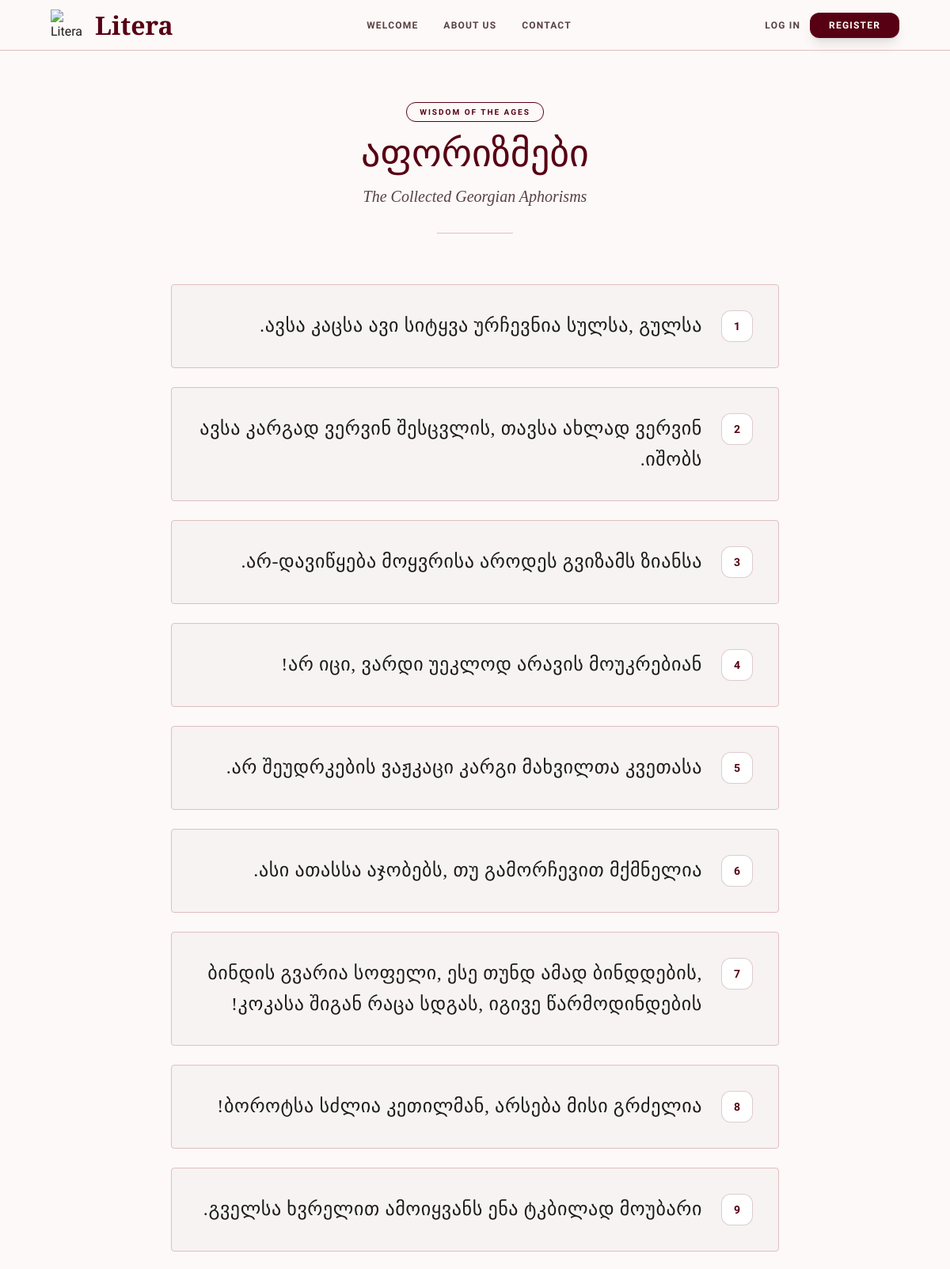
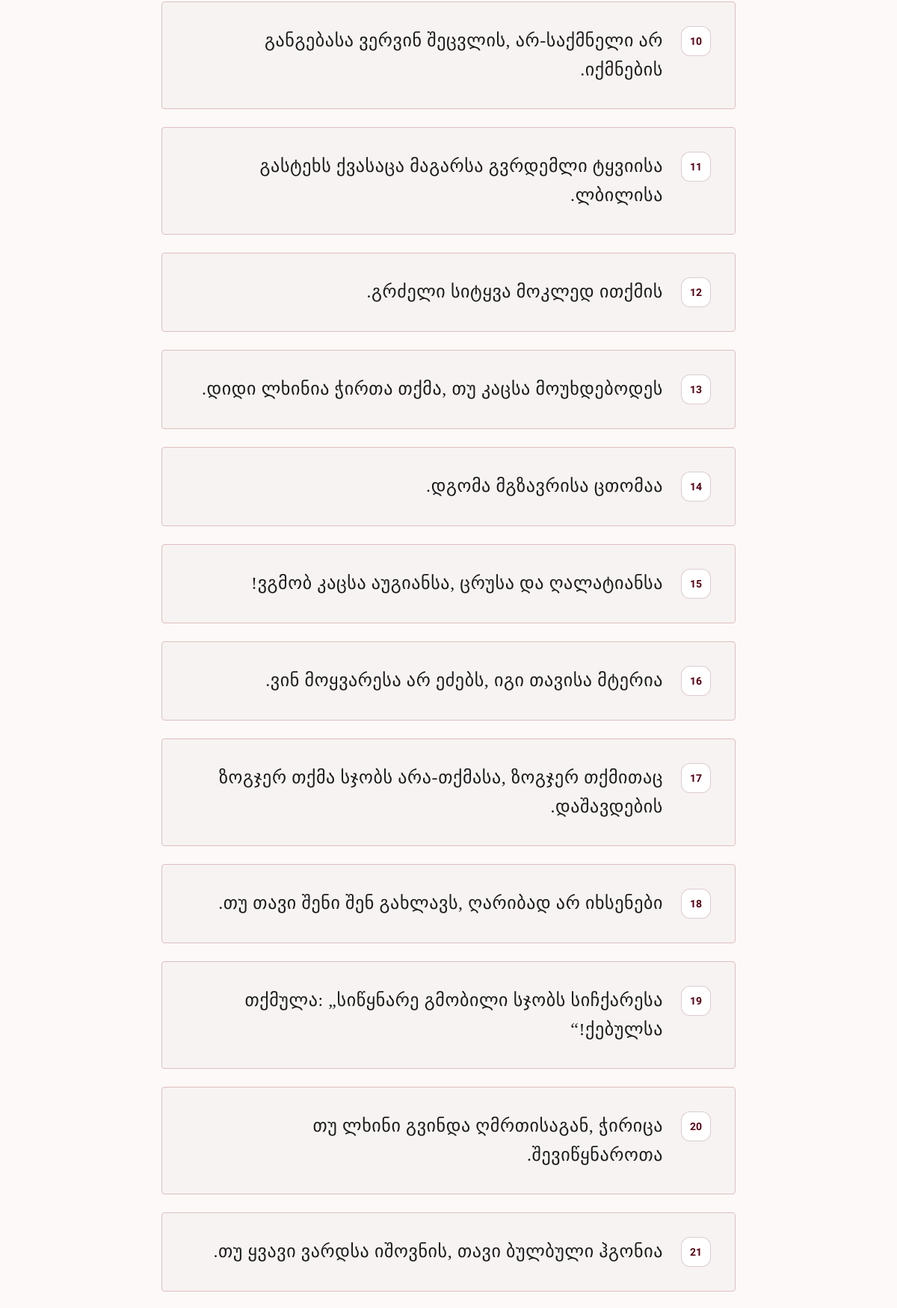
Screenshot of /aphorisms (upper part) with the database file from the repository (2 pictures, top to bottom).
### models.py (models this page shows, shortened)
class Aphorism(db.Model):
    __tablename__ = 'aphorisms'
    id = db.Column(db.Integer, primary_key=True)
    text = db.Column(db.Text, nullable=False, unique=True)
    created_at = db.Column(db.DateTime, default=datetime.utcnow)

### app.py (the view)
@app.route('/aphorisms')
def aphorisms():
    all_aphorisms = Aphorism.query.all()
    return render_template('aphorisms.html', aphorisms=all_aphorisms)

### templates/aphorisms.html (shortened to what this page needs)
{% extends "base.html" %}
{% block body_class %}bg-surface font-body-md text-on-surface parchment-texture overflow-x-hidden min-h-screen flex flex-col{% endblock %}
{% block content %}
<main class="flex-grow pt-32 pb-section-gap px-margin-mobile md:px-gutter">
<div class="max-w-3xl mx-auto">
<div class="text-center mb-16">
<span class="inline-block px-4 py-1 rounded-full border border-primary text-primary text-[10px] uppercase tracking-[0.2em] mb-4 font-bold">Wisdom of the Ages</span>
<h1 class="font-display-lg text-4xl md:text-5xl text-primary mb-4 leading-tight">აფორიზმები</h1>
<p class="font-headline-sm text-xl text-on-surface-variant italic">The Collected Georgian Aphorisms</p>
<div class="w-24 h-px bg-outline-variant mx-auto mt-8"></div>
</div>
<div class="space-y-6">
            {% for aphorism in aphorisms %}
            <div class="aphorism-card bg-surface-container-low border border-outline-variant p-8 rounded-lg relative overflow-hidden group">
<div class="flex flex-row-reverse items-start gap-6">
<div class="flex-shrink-0">
<div class="w-10 h-10 border border-primary/20 rounded-full flex items-center justify-center text-primary font-bold text-sm bg-white group-hover:bg-primary group-hover:text-white transition-colors duration-300">
                            {{ loop.index }}
                        </div>
</div>
<div class="flex-grow text-right" dir="rtl">
<p class="font-aphorism text-2xl text-on-surface leading-relaxed tracking-wide">
                            {{ aphorism.text }}
                        </p>
</div>
</div>
</div>
            {% endfor %}
        </div>
</div>
</main>
{% endblock %}

### templates/base.html (shortened to what this page needs)
<!DOCTYPE html>
<html class="scroll-smooth" lang="ka">
<head>
<script src="https://cdn.tailwindcss.com?plugins=forms,container-queries"></script>
<script id="tailwind-config">
tailwind.config = {
  darkMode: "class",
  theme: {
    extend: {
      colors: {
        "outline-variant": "#e0bfbf",
        "on-tertiary-fixed": "#241a00",
        "tertiary-fixed": "#ffe088",
        "outline": "#8c7071",
        "inverse-primary": "#ffb3b5",
        "on-primary": "#ffffff",
        "surface-container-low": "#f6f3f2",
        "on-tertiary-fixed-variant": "#574500",
        "on-surface": "#1c1b1b",
        "secondary-fixed": "#e4e2de",
        "surface-variant": "#e5e2e1",
        "error": "#ba1a1a",
        "surface-container-highest": "#e5e2e1",
        "secondary-fixed-dim": "#c8c6c3",
        "inverse-surface": "#313030",
        "on-tertiary": "#ffffff",
        "on-tertiary-container": "#4f3d00",
        "surface-container-lowest": "#ffffff",
        "on-background": "#1c1b1b",
        "tertiary": "#735c00",
        "surface-tint": "#af2b3e",
        "surface": "#fcf9f8",
        "on-error": "#ffffff",
        "on-primary-container": "#ff828a",
        "surface-bright": "#fcf9f8",
        "primary-container": "#800020",
        "tertiary-fixed-dim": "#e9c349",
        "crimson-dark": "#5B0016",
        "inverse-on-surface": "#f3f0ef",
        "surface-dim": "#dcd9d9",
        "on-secondary-fixed-variant": "#474744",
        "secondary-container": "#e1dfdc",
        "on-surface-variant": "#584141",
        "surface-container-high": "#eae7e7",
        "on-secondary": "#ffffff",
        "on-error-container": "#93000a",
        "surface-container": "#f0eded",
        "parchment-deep": "#F5F1E6",
        "primary": "#570013",
        "secondary": "#5e5e5c",
        "tertiary-container": "#cca730",
        "on-primary-fixed": "#40000b",
        "error-container": "#ffdad6",
        "charcoal-muted": "#333333",
        "primary-fixed": "#ffdada",
        "on-primary-fixed-variant": "#8e0f28",
        "background": "#fcf9f8",
        "on-secondary-container": "#636360",
        "on-secondary-fixed": "#1b1c1a",
        "primary-fixed-dim": "#ffb3b5"
      },
      borderRadius: {
        "DEFAULT": "0.125rem",
        "lg": "0.25rem",
        "xl": "0.5rem",
        "full": "0.75rem"
      },
      spacing: {
        "unit": "8px",
        "section-gap": "64px",
        "margin-mobile": "16px",
        "gutter": "24px",
        "container-max": "1120px"
      },
      fontFamily: {
        "body-lg": ["Hanken Grotesk", "sans-serif"],
        "headline-md": ["EB Garamond", "serif"],
        "headline-sm": ["EB Garamond", "serif"],
        "display-lg-mobile": ["EB Garamond", "serif"],
        "display-lg": ["EB Garamond", "serif"],
        "body-md": ["Hanken Grotesk", "sans-serif"],
        "quote-display": ["EB Garamond", "serif"],
        "label-caps": ["Hanken Grotesk", "sans-serif"],
        "aphorism": ["EB Garamond", "serif"]
      },
      fontSize: {
        "body-lg": ["18px", {"lineHeight": "28px", "fontWeight": "400"}],
        "headline-md": ["32px", {"lineHeight": "40px", "fontWeight": "500"}],
        "headline-sm": ["24px", {"lineHeight": "32px", "fontWeight": "500"}],
        "display-lg-mobile": ["36px", {"lineHeight": "44px", "fontWeight": "600"}],
        "display-lg": ["48px", {"lineHeight": "56px", "letterSpacing": "-0.02em", "fontWeight": "600"}],
        "body-md": ["16px", {"lineHeight": "24px", "fontWeight": "400"}],
        "quote-display": ["22px", {"lineHeight": "32px", "fontWeight": "400"}],
        "label-caps": ["12px", {"lineHeight": "16px", "letterSpacing": "0.1em", "fontWeight": "600"}]
      }
    }
  }
}
</script>
<link rel="stylesheet" href="{{ url_for('static', filename='styles.css') }}">
</head>
<body class="{% block body_class %}bg-surface font-body-md text-on-surface parchment-texture overflow-x-hidden min-h-screen flex flex-col{% endblock %}">
<nav class="fixed top-0 w-full z-50 bg-surface dark:bg-surface-container border-b border-outline-variant dark:border-outline h-16 transition-all duration-300" id="main-nav">
  <div class="flex justify-between items-center px-margin-mobile md:px-gutter max-w-container-max mx-auto h-full">
    <a href="{{ url_for('index') }}" class="flex items-center gap-4">
      <img alt="Litera Logo" class="h-10 w-10 object-contain" src="https://lh3.googleusercontent.com/aida-public/AB6AXuBt4Mtm05UqujbJUN23Da9ygLKiLWNVQJJcnSKEG4m_FvvmFkxfVN7itcHfygzIlJyOEATee4stzNmDreSvKXpux73SKwPsJxB9cA4nHAqrkK5zNQ2K74Zty0IJlZxWHuHA1gqhHW6Nxf6nax0itULH1Y3zKYgsLbFAJvO8WwIPzFW1yg4Kp_iFkgdHIEwXPp1OBM43QQH2ToVskSq1_TEQ0OLeCRDqUI7mPjh8mAfRJ2rP84K3eucGzghpPkMHHGF7Me6aNFhV3fCj">
      <span class="font-headline-md text-headline-md font-bold text-primary dark:text-on-primary-container">Litera</span>
    </a>
    <div class="hidden md:flex items-center gap-8">
      <a class="font-label-caps text-label-caps uppercase tracking-widest transition-colors duration-200 {% if request.endpoint == 'index' %}text-primary font-bold border-b-2 border-primary py-1{% else %}text-on-surface-variant hover:text-primary-fixed-dim{% endif %}" href="{{ url_for('index') }}">Welcome</a>
      <a class="font-label-caps text-label-caps uppercase tracking-widest transition-colors duration-200 {% if request.endpoint == 'about' %}text-primary font-bold border-b-2 border-primary py-1{% else %}text-on-surface-variant hover:text-primary-fixed-dim{% endif %}" href="{{ url_for('about') }}">About Us</a>
      <a class="font-label-caps text-label-caps uppercase tracking-widest transition-colors duration-200 {% if request.endpoint == 'contact' %}text-primary font-bold border-b-2 border-primary py-1{% else %}text-on-surface-variant hover:text-primary-fixed-dim{% endif %}" href="{{ url_for('contact') }}">Contact</a>
    </div>
    <div class="flex items-center gap-3">
      {% if current_user.is_authenticated %}
        <span class="hidden sm:inline font-label-caps text-label-caps text-on-surface-variant uppercase tracking-widest">{{ current_user.full_name }}</span>
        <a href="{{ url_for('logout') }}" class="border border-primary text-primary px-4 py-2 rounded-full font-label-caps text-label-caps uppercase tracking-widest font-bold hover:bg-primary hover:text-on-primary transition-all duration-300">
          Log Out
        </a>
      {% else %}
        <a href="{{ url_for('login') }}" class="hidden sm:inline font-label-caps text-label-caps text-on-surface-variant uppercase tracking-widest hover:text-primary transition-colors">Log In</a>
        <a href="{{ url_for('register') }}" class="bg-primary text-on-primary px-6 py-2 rounded-full font-label-caps text-label-caps uppercase tracking-widest font-bold hover:bg-crimson-dark transition-all duration-300 transform active:scale-95 shadow-lg">
          Register
        </a>
      {% endif %}
    </div>
  </div>
</nav>
{% block content %}{% endblock %}
</body>
</html>

### static/styles.css (style rules this page uses)
body { background-color: #fcf9f8; color: #1c1b1b; -webkit-font-smoothing: antialiased; }
.parchment-texture { background-image: url("https://www.transparenttextures.com/patterns/p6.png"); }
.aphorism-card { transition: all 0.3s cubic-bezier(0.4, 0, 0.2, 1); }

### rows the page displays
Aphorism: text "ავსა კაცსა ავი სიტყვა ურჩევნია სულსა, გულსა."
Aphorism: text "ავსა კარგად ვერვინ შესცვლის, თავსა ახლად ვერვინ იშობს."
Aphorism: text "არ-დავიწყება მოყვრისა აროდეს გვიზამს ზიანსა."
Aphorism: text "არ იცი, ვარდი უეკლოდ არავის მოუკრებიან!"
Aphorism: text "არ შეუდრკების ვაჟკაცი კარგი მახვილთა კვეთასა."
Aphorism: text "ასი ათასსა აჯობებს, თუ გამორჩევით მქმნელია."
Aphorism: text "ბინდის გვარია სოფელი, ესე თუნდ ამად ბინდდების, კოკასა შიგან რაცა სდგას, იგივე წარმოდინდების!"
Aphorism: text "ბოროტსა სძლია კეთილმან, არსება მისი გრძელია!"
Aphorism: text "გველსა ხვრელით ამოიყვანს ენა ტკბილად მოუბარი."
Aphorism: text "განგებასა ვერვინ შეცვლის, არ-საქმნელი არ იქმნების."
Aphorism: text "გასტეხს ქვასაცა მაგარსა გვრდემლი ტყვიისა ლბილისა."
Aphorism: text "გრძელი სიტყვა მოკლედ ითქმის."
Aphorism: text "დიდი ლხინია ჭირთა თქმა, თუ კაცსა მოუხდებოდეს."
Aphorism: text "დგომა მგზავრისა ცთომაა."
Aphorism: text "ვგმობ კაცსა აუგიანსა, ცრუსა და ღალატიანსა!"
Aphorism: text "ვინ მოყვარესა არ ეძებს, იგი თავისა მტერია."
Aphorism: text "ზოგჯერ თქმა სჯობს არა-თქმასა, ზოგჯერ თქმითაც დაშავდების."
Aphorism: text "თუ თავი შენი შენ გახლავს, ღარიბად არ იხსენები."
Aphorism: text "თქმულა: „სიწყნარე გმობილი სჯობს სიჩქარესა ქებულსა!“"
Aphorism: text "თუ ლხინი გვინდა ღმრთისაგან, ჭირიცა შევიწყნაროთა."
Aphorism: text "თუ ყვავი ვარდსა იშოვნის, თავი ბულბული ჰგონია."
